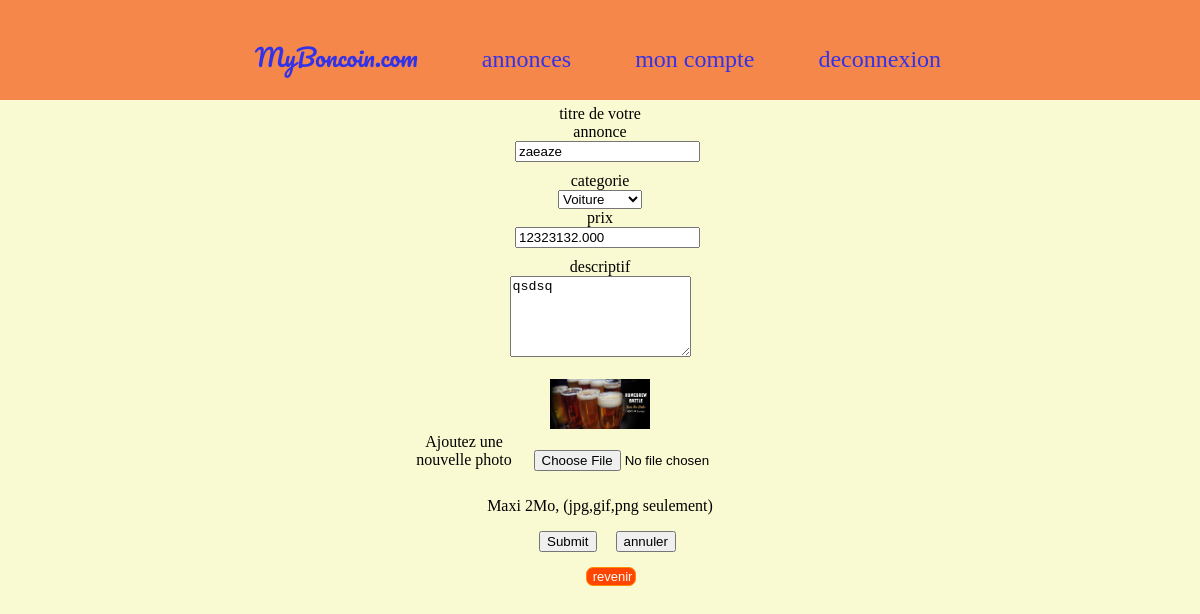
Page /modifier.php?id_annonce=10 (signed in) on the committed database.
### tables this page shows
CREATE TABLE IF NOT EXISTS `annonce` (
  `id_annonce` int(11) NOT NULL AUTO_INCREMENT,
  `titre` varchar(128) NOT NULL,
  `description` text NOT NULL,
  `url_photo` varchar(1024) DEFAULT NULL,
  `date_publication` datetime NOT NULL,
  `prix` decimal(15,3) NOT NULL,
  `active` tinyint(1) DEFAULT NULL,
  `id_utilisateur` int(11) NOT NULL,
  `id_categorie` int(11) NOT NULL,
  `id_commune` int(11) DEFAULT NULL,
  PRIMARY KEY (`id_annonce`),
  KEY `FK_annonce_id_utilisateur` (`id_utilisateur`),
  KEY `FK_annonce_id_categorie` (`id_categorie`),
  KEY `FK_annonce_id_commune` (`id_commune`)
);

CREATE TABLE IF NOT EXISTS `categorie` (
  `id_categorie` int(11) NOT NULL AUTO_INCREMENT,
  `libelle_categorie` varchar(50) NOT NULL,
  PRIMARY KEY (`id_categorie`)
);

### modifier.php (the view, shortened to what this page needs)
<?php
require_once 'header.php';
require_once 'db_connect.php';
$id_annonce = null;
if(isset($_GET['id_annonce']) && ctype_digit($_GET['id_annonce'])){
    $id_annonce=$_GET['id_annonce'];
    }else{
    header('Location:dashboard.php?error=8');
    exit();
}
$request = "SELECT * FROM annonce WHERE id_annonce=$id_annonce";
$requete = mysqli_query($db,$request);
?>
    <html>
    <head>
    </head>
    <body>
<div class="container">
    <div class="row">
        <div class="col-md-8 col-md-offset-2 well">
            <div class="starter-template">
                    <?php
                    while($annonce2 = mysqli_fetch_assoc($requete)) : ?>
                        <form action="annonce_update.php"   method="POST"
                              enctype="multipart/form-data">
                        <div class="form-group">
                            <label for="titre">titre de votre annonce</label><br>
                            <input type="text" value="<?=$annonce2[
'titre'] ?>"
                                   id="titre"
                                   name="titre">
                        </div>
                        <div class="form-group">
                            <label for="titre">categorie</label><br>
                            <select class="form-control" name="categorie" >
                                <?php
                                $requi="SELECT * FROM categorie";
                                $requise=mysqli_query($db,$requi);
                                while ($requi2=mysqli_fetch_assoc($requise)):
                                ?>
                                <option value="<?=$requi2['id_categorie'] ?>"
                                        <?php if
                                        ($annonce2['id_categorie']==$requi2['id_categorie']): ?>
                                        selected
                                        <?php endif;?>
                                ><?=$requi2['libelle_categorie'] ?></option>
                                <?php endwhile;?>
                            </select>
                        </div>
                        <div class="form-group">
                            <label for="prix">prix</label><br>
                            <input type="text" class="form-control" id="prix"
                                   value="<?=$annonce2['prix'] ?>" name="prix">
                        </div>
                        <div class="form-group">
                            <label for="description">descriptif</label><br>
                            <textarea class="form-control"
                                      value=""
                                      name="description" rows ="5"><?=$annonce2['description'] ?></textarea>
                        </div>
                            <div id="img_annonce" style="display: block">
                                    <br>
                                <img width="100" height="50"
                                     src="uploads/<?=$annonce2['url_photo']
                                ?>"
                                     alt="image_annonce">
                            </div>
                            <div>
                                <label for="url_photo">Ajoutez une nouvelle
                                    photo</label>
                                <input type="file" name="photo" id="photo"
                                       value="toto">
                                <p class="help-block">Maxi 2Mo, (jpg,gif,png seulement)</p>
                            </div>
                        <input type="submit" class="btn btn-primary pull-right">
                            <input type="reset" value="annuler" onclick="function () {
                              header('Location:dashboard.php');
                            }">
                    </form>
                <?php endwhile ?>
                <button class="titi"
                        onclick="location.href='dashboard.php'" ;
                >revenir</button>
            </div>
        </div>
    </div>
</div>

### css/style.css (style rules this page uses)
body { font-family: "Arial Black"; background-color: lightgoldenrodyellow; }
.container { margin:auto; margin-top: 100px; text-align: center; }
form { padding:5px; }
label { display:inline-block; width:101px; }
input { margin-bottom:10px; margin-left: 15px; }
button { text-align: center; margin-left: 18.8%; width: 145px; background-color: darkorange; border-radius: 7px; border: 1px solid darkorange; color: white; font-size: 13px; }

### header.php (style rules this page uses)
.container { margin:auto; margin-top: 100px; text-align: center; }

### modifier.php (style rules this page uses)
.titi { text-align: center; margin-left: 1.8%; width: 50px; background-color: orangered; border-radius: 7px; border: 1px solid darkorange; color: white; }

### rows in the picture
annonce: titre "zaeaze", categorie "Voiture", prix "12323132.000", description "qsdsq", url_photo (picture)
